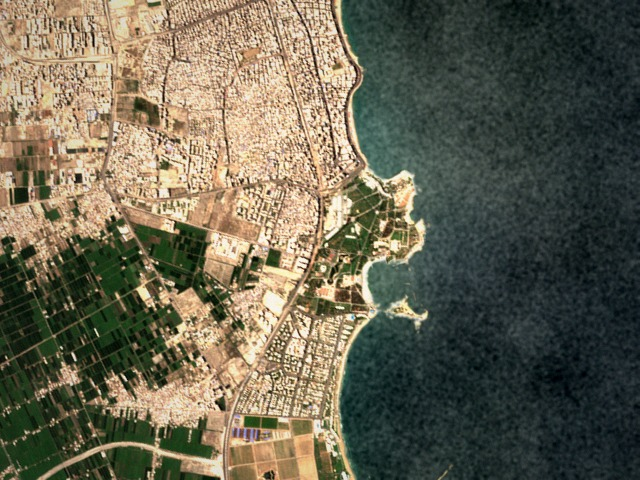
#> input picture alexandria_flights/corniche/frames/0000.jpg, 640 x 480 px; its folder holds only this picture in this run
$ python part3.py ../corniche/frames/0000.jpg   (older library calls are emulated)
#> lines starting #> are read from the running program, lines starting #| are printed output that depends on the picture; after the words box and inside, x2 and y2 are one past the last pixel; in counts of white or black regions, pixels touching at a corner belong together
### alexandria_flights/code/utils.py
"""Helpers used by every part. Already written: use them as they are.

Conventions used in every file:
    points       (N, 2) float arrays of (x, y) pixel coordinates.
    transforms   (3, 3) float arrays acting on homogeneous pixels, normalized so that T[2, 2] = 1.
    F            a list with one (keypoints, descriptors) pair per frame, as returned by features().
"""
import os, glob
import numpy as np, cv2


def load_frames(flight_dir, color=False):
    """Load every frame of a flight, in flight order.

    Args:
        flight_dir: path to a flight folder, the one that contains frames/.
        color: True for BGR color images, False for grayscale.

    Returns:
        A list of uint8 images, (H, W) in grayscale or (H, W, 3) in color.
    """
#> called with flight_dir = 'alexandria_flights/corniche', color = False
    files = sorted(glob.glob(os.path.join(flight_dir, 'frames', '*.jpg')) +
                   glob.glob(os.path.join(flight_dir, 'frames', '*.png')))
    return [cv2.imread(f, cv2.IMREAD_COLOR if color else cv2.IMREAD_GRAYSCALE) for f in files]


def apply(T, p):
    """Apply a transform to points.

    Args:
        T: (3, 3) transform.
        p: (N, 2) points.

    Returns:
        (N, 2) transformed points.
    """
    ph = np.c_[p, np.ones(len(p))] @ T.T
    return ph[:, :2] / ph[:, 2:]


# ------------------------------------------------------------------ for the part scripts
HERE = os.path.dirname(os.path.abspath(__file__))
DATA = os.path.normpath(os.path.join(HERE, '..'))       # the flights sit next to this code folder


def flight(name):
    """Path of a flight folder.

    Args:
        name: 'corniche', 'loop', 'lost_at_sea' or 'vpair'.

    Returns:
        The path of that flight's folder, next to the code folder.
    """
    return os.path.join(DATA, name)


def results_dir(part):
    """The folder a part script writes its figures and tables to, created if needed.

    Args:
        part: 'part1', 'part2', 'part3' or 'part4'.

    Returns:
        The path of results/<part>/, next to the code folder.
    """
    d = os.path.join(DATA, 'results', part)
    os.makedirs(d, exist_ok=True)
    return d


# [18 lines left out: function table, not called in this run]


def run(main):
    """Run a part script, and stop with a message naming the TODO if it reaches one you have not filled in.

    Args:
        main: the script's main() function.
    """
    import sys
    try:
        main()
    except NotImplementedError as e:
        print(f'\nStopped: {e}.')
        print('Fill in that TODO (python check.py tells you when it works), then run this script again.')
        sys.exit(1)

### alexandria_flights/code/features.py
"""Part 1: Harris corners (Q1.1), patch descriptors and matching (Q1.2).

You fill in the blocks marked TODO. Everything else already runs.
Check your work with:  python check.py 1.1   and   python check.py 1.2
"""
import numpy as np, cv2


# ===================================================================== Q1.1 Harris corners
def harris_response(img, sd=1.0, si=2.0, k=0.05):
    """Harris corner response of every pixel.

    Args:
        img: (H, W) image.
        sd: sigma of the derivative-of-Gaussian filters.
        si: sigma of the Gaussian window that sums Ix^2, Iy^2 and IxIy.
        k: the Harris constant, between 0.04 and 0.06.

    Returns:
        (H, W) float32 array R = det(M) - k * trace(M)^2.
    """
#> called with sd = 1, si = 2, k = 0.05
    img = img.astype(np.float32)
    # ---------------------------------------------------------------- TODO 1.1a ----
    # 1. Ix, Iy: blur with a Gaussian of sigma sd, then differentiate (cv2.GaussianBlur, cv2.Sobel).
    # 2. The entries of M: Ix*Ix, Iy*Iy and Ix*Iy, each blurred with a Gaussian of sigma si.
    # 3. R = det(M) - k * trace(M)^2, for every pixel at once.
    #raise NotImplementedError('TODO 1.1a in features.py, harris_response(): compute R')

    blurred = cv2.GaussianBlur(img, (0, 0), sd)
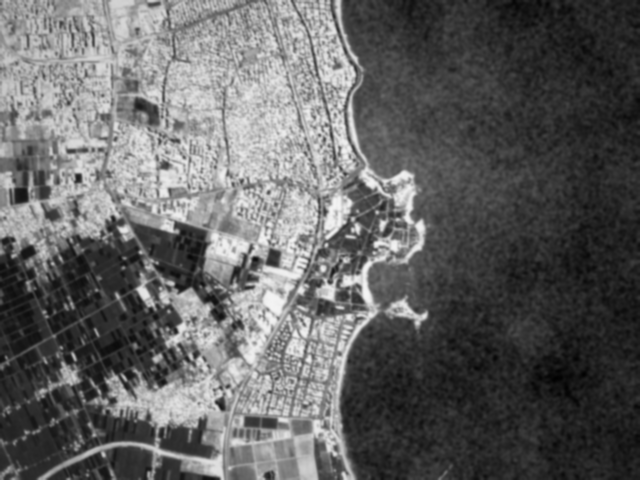
#> blurred: shape (480, 640) float32; min 1.43, max 244.4, mean 98.7
    Ix = cv2.Sobel(blurred, cv2.CV_32F, 1, 0, ksize=3)
    Iy = cv2.Sobel(blurred, cv2.CV_32F, 0, 1, ksize=3)
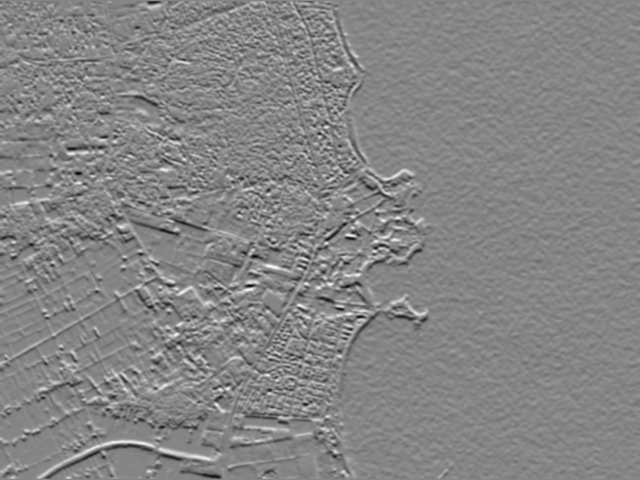
#> Iy: shape (480, 640) float32; min -469.1, max 427.9, mean -0.6; drawn with min black and max white

    Sxx = cv2.GaussianBlur(Ix * Ix, (0, 0), si)
    Syy = cv2.GaussianBlur(Iy * Iy, (0, 0), si)
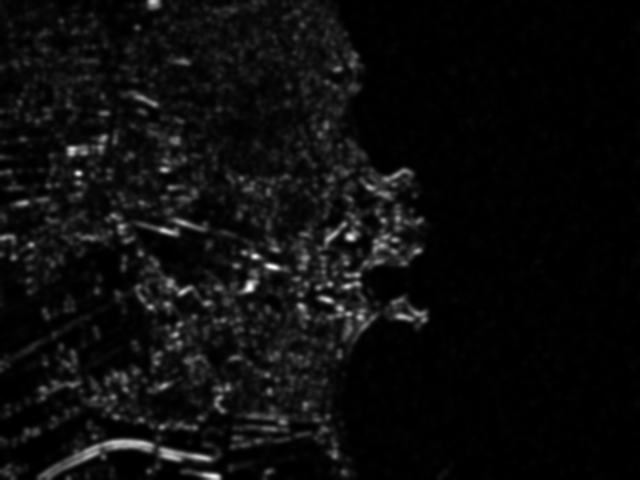
#> Syy: shape (480, 640) float32; min 5.3, max 77693.9, mean 4150.8; drawn with min black and max white
    Sxy = cv2.GaussianBlur(Ix * Iy, (0, 0), si)
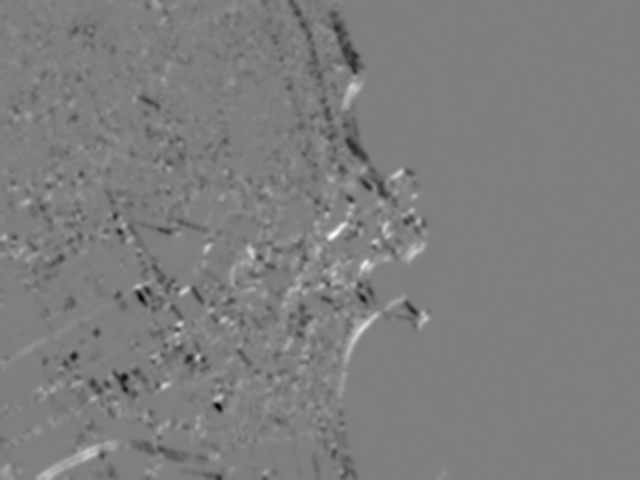
#> Sxy: shape (480, 640) float32; min -43795.3, max 44027, mean -307.9; drawn with min black and max white

    det = Sxx * Syy - Sxy * Sxy
    trace = Sxx + Syy
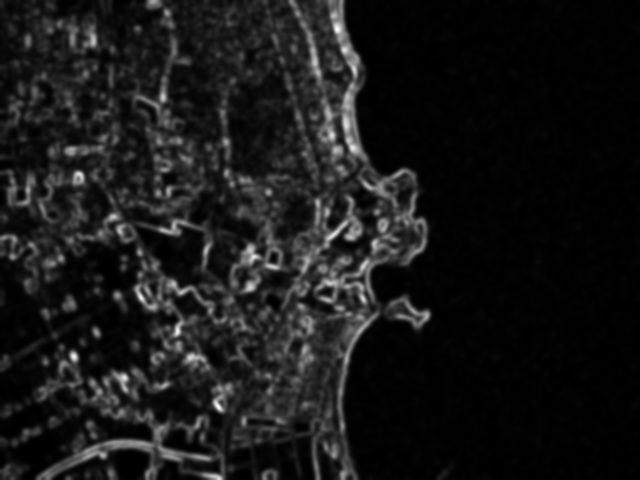
#> trace: shape (480, 640) float32; min 22.81, max 102426.4, mean 9883.9; drawn with min black and max white
    R = det - k * trace * trace
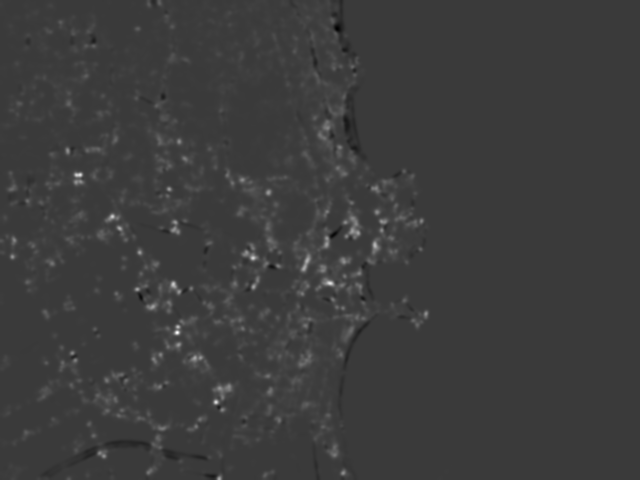
#> R: shape (480, 640) float32; min -447969312, max 1.51e+09, mean 21416420; drawn with min black and max white
    return R.astype(np.float32)
    # ---------------------------------------------------------------- end TODO -----


def detect(img, total=1000, grid=(6, 8), rel_thresh=1e-3):
    """Harris corners spread over the whole frame.

    Args:
        img: (H, W) image.
        total: about how many corners to keep.
        grid: (rows, columns) of the grid the corners are spread over.
        rel_thresh: keep only maxima with R above rel_thresh * max(R).

    Returns:
        (N, 2) corner positions (x, y).
    """
    R = harris_response(img)
    # ---------------------------------------------------------------- TODO 1.1b ----
    # Find the candidate corners: pixels whose R is the largest in their 3 x 3 neighborhood (cv2.dilate helps)
    # and above rel_thresh * R.max(). Set xs, ys (their columns and rows) and scores (their R).
    #raise NotImplementedError('TODO 1.1b in features.py, detect(): find the local maxima of R')
    local_max = cv2.dilate(R, np.ones((3, 3), np.uint8))
    is_max = (R == local_max)
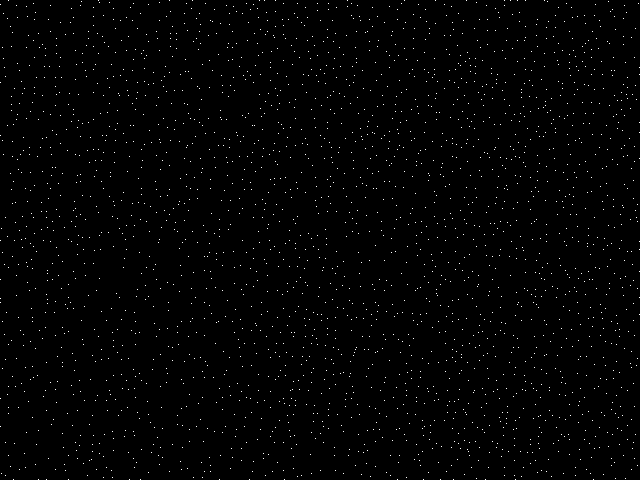
#> is_max: shape (480, 640) bool; 0.89% white in thin lines or dots

    is_strong = R > rel_thresh * R.max()
#> is_strong: shape (480, 640) bool; 46.2% white; 56 white regions (20 under 20 px), largest, box (x1, y1, x2, y2) and area: (0, 0, 433, 480) 137118, (58, 417, 117, 459) 995, (63, 447, 119, 480) 832

    ys, xs = np.nonzero(is_max & is_strong)
#> ys = 1424 values from 0 to 479; xs = 1424 values, max 495 at index 1141, min 0 at index 20, mean 197.7
#> (the rest of the program and of its run is left out)
